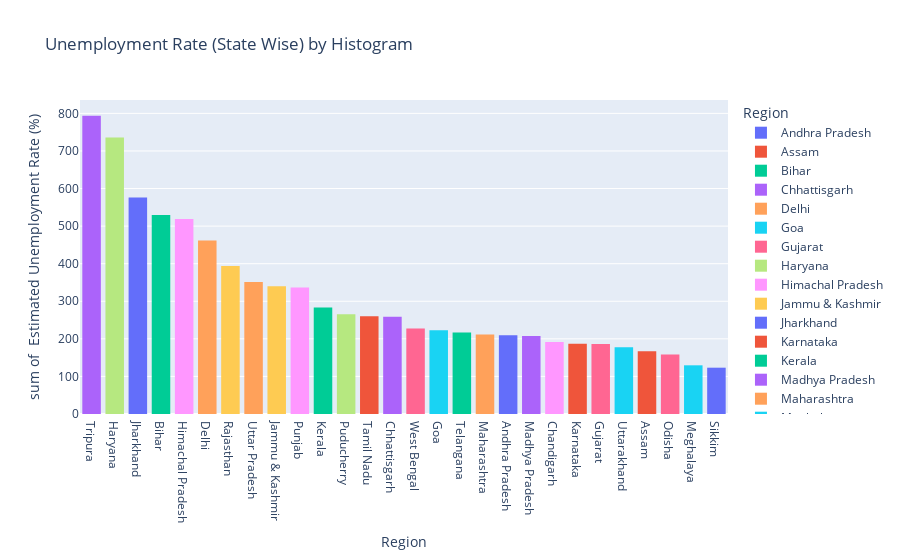

The notebook cell this image was saved under:
### Markdown cell above
# analysing data by histogram

### Code cell
fig = px.histogram(df,x='Region',y=' Estimated Unemployment Rate (%)',color='Region',
           title='Unemployment Rate (State Wise) by Histogram',template='plotly')
fig.update_layout(xaxis={'categoryorder':'total descending'})
fig.show()

### Figure 1 — Plotly figure (JSON) as saved in the notebook; plotly's stock layout.template omitted (floating-point values rounded to 4 significant figures)
{"data": [{"alignmentgroup": "True", "bingroup": "x", "histfunc": "sum", "hovertemplate": "Region=%{x}<br>sum of  Estimated Unemployment Rate (%)=%{y}<extra></extra>", "legendgroup": "Andhra Pradesh", "marker": {"color": "#636efa", "pattern": {"shape": ""}}, "name": "Andhra Pradesh", "offsetgroup": "Andhra Pradesh", "orientation": "v", "showlegend": true, "type": "histogram", "x": ["Andhra Pradesh", "Andhra Pradesh", "Andhra Pradesh", "Andhra Pradesh", "Andhra Pradesh", "Andhra Pradesh", "Andhra Pradesh", "Andhra Pradesh", "Andhra Pradesh", "Andhra Pradesh", "Andhra Pradesh", "Andhra Pradesh", "Andhra Pradesh", "Andhra Pradesh", "Andhra Pradesh", "Andhra Pradesh", "Andhra Pradesh", "Andhra Pradesh", "Andhra Pradesh", "Andhra Pradesh", "Andhra Pradesh", "Andhra Pradesh", "Andhra Pradesh", "Andhra Pradesh", "Andhra Pradesh", "Andhra Pradesh", "Andhra Pradesh", "Andhra Pradesh"], "xaxis": "x", "y": [3.65, 3.05, 3.75, 3.32, 5.17, 3.52, 4.12, 4.38, 4.84, 5.91, 4.06, 16.29, 14.46, 0.85, 6.09, 3.8, 5.64, 4.61, 6.01, 4.7, 7.54, 7.88, 7.11, 5.66, 9.88, 32.3, 24.91, 5.86], "yaxis": "y"}, {"alignmentgroup": "True", "bingroup": "x", "histfunc": "sum", "hovertemplate": "Region=%{x}<br>sum of  Estimated Unemployment Rate (%)=%{y}<extra></extra>", "legendgroup": "Assam", "marker": {"color": "#EF553B", "pattern": {"shape": ""}}, "name": "Assam", "offsetgroup": "Assam", "orientation": "v", "showlegend": true, "type": "histogram", "x": ["Assam", "Assam", "Assam", "Assam", "Assam", "Assam", "Assam", "Assam", "Assam", "Assam", "Assam", "Assam", "Assam", "Assam", "Assam", "Assam", "Assam", "Assam", "Assam", "Assam", "Assam", "Assam", "Assam", "Assam", "Assam", "Assam"], "xaxis": "x", "y": [4.29, 5.08, 4.26, 5.79, 4.46, 4.65, 4.66, 4.29, 3.26, 3.77, 9.38, 0, 7.87, 9.89, 3.21, 10.39, 9.26, 11.17, 6.31, 5.02, 7.24, 9.98, 10.34, 8.37, 10.77, 3.42], "yaxis": "y"}, {"alignmentgroup": "True", "bingroup": "x", "histfunc": "sum", "hovertemplate": "Region=%{x}<br>sum of  Estimated Unemployment Rate (%)=%{y}<extra></extra>", "legendgroup": "Bihar", "marker": {"color": "#00cc96", "pattern": {"shape": ""}}, "name": "Bihar", "offsetgroup": "Bihar", "orientation": "v", "showlegend": true, "type": "histogram", "x": ["Bihar", "Bihar", "Bihar", "Bihar", "Bihar", "Bihar", "Bihar", "Bihar", "Bihar", "Bihar", "Bihar", "Bihar", "Bihar", "Bihar", "Bihar", "Bihar", "Bihar", "Bihar", "Bihar", "Bihar", "Bihar", "Bihar", "Bihar", "Bihar", "Bihar", "Bihar", "Bihar", "Bihar"], "xaxis": "x", "y": [9.27, 10.2, 13.44, 11, 8.87, 12.47, 12.4, 10.16, 9.13, 9.61, 15.39, 45.09, 47.26, 20.49, 19.9, 13.29, 16.41, 17.66, 20.46, 14.06, 17.62, 14.91, 20.69, 15.11, 15.73, 58.77, 37.87, 12.45], "yaxis": "y"}, {"alignmentgroup": "True", "bingroup": "x", "histfunc": "sum", "hovertemplate": "Region=%{x}<br>sum of  Estimated Unemployment Rate (%)=%{y}<extra></extra>", "legendgroup": "Chhattisgarh", "marker": {"color": "#ab63fa", "pattern": {"shape": ""}}, "name": "Chhattisgarh", "offsetgroup": "Chhattisgarh", "orientation": "v", "showlegend": true, "type": "histogram", "x": ["Chhattisgarh", "Chhattisgarh", "Chhattisgarh", "Chhattisgarh", "Chhattisgarh", "Chhattisgarh", "Chhattisgarh", "Chhattisgarh", "Chhattisgarh", "Chhattisgarh", "Chhattisgarh", "Chhattisgarh", "Chhattisgarh", "Chhattisgarh", "Chhattisgarh", "Chhattisgarh", "Chhattisgarh", "Chhattisgarh", "Chhattisgarh", "Chhattisgarh", "Chhattisgarh", "Chhattisgarh", "Chhattisgarh", "Chhattisgarh", "Chhattisgarh", "Chhattisgarh", "Chhattisgarh", "Chhattisgarh"], "xaxis": "x", "y": [9.82, 6.76, 4.54, 4.64, 8.33, 6.96, 2.77, 6.11, 9.89, 7.89, 7.31, 0, 7.64, 10.14, 9.77, 11.77, 8.17, 6.29, 9.46, 10.27, 8.32, 3.57, 9.01, 9.79, 8.21, 20.13, 24.1, 27.07], "yaxis": "y"}, {"alignmentgroup": "True", "bingroup": "x", "histfunc": "sum", "hovertemplate": "Region=%{x}<br>sum of  Estimated Unemployment Rate (%)=%{y}<extra></extra>", "legendgroup": "Delhi", "marker": {"color": "#FFA15A", "pattern": {"shape": ""}}, "name": "Delhi", "offsetgroup": "Delhi", "orientation": "v", "showlegend": true, "type": "histogram", "x": ["Delhi", "Delhi", "Delhi", "Delhi", "Delhi", "Delhi", "Delhi", "Delhi", "Delhi", "Delhi", "Delhi", "Delhi", "Delhi", "Delhi", "Delhi", "Delhi", "Delhi", "Delhi", "Delhi", "Delhi", "Delhi", "Delhi", "Delhi", "Delhi", "Delhi", "Delhi", "Delhi", "Delhi"], "xaxis": "x", "y": [12.56, 9.33, 11.07, 17.18, 12.5, 15.84, 11.11, 16.97, 13.48, 13.81, 15.18, 20.69, 22.76, 21.14, 12.31, 12.76, 14.68, 13.52, 20.59, 12.41, 16.11, 11.07, 22.45, 14.86, 17.09, 16.51, 45.78, 18.11], "yaxis": "y"}, {"alignmentgroup": "True", "bingroup": "x", "histfunc": "sum", "hovertemplate": "Region=%{x}<br>sum of  Estimated Unemployment Rate (%)=%{y}<extra></extra>", "legendgroup": "Goa", "marker": {"color": "#19d3f3", "pattern": {"shape": ""}}, "name": "Goa", "offsetgroup": "Goa", "orientation": "v", "showlegend": true, "type": "histogram", "x": ["Goa", "Goa", "Goa", "Goa", "Goa", "Goa", "Goa", "Goa", "Goa", "Goa", "Goa", "Goa", "Goa", "Goa", "Goa", "Goa", "Goa", "Goa", "Goa", "Goa", "Goa", "Goa", "Goa", "Goa"], "xaxis": "x", "y": [2.91, 5.45, 10.98, 1.98, 3.61, 7.21, 23.71, 3.54, 5.38, 0, 15.91, 20, 2.75, 13.33, 12.28, 4.9, 3.16, 12.31, 25.2, 16.22, 10.92, 4.31, 4.76, 11.76], "yaxis": "y"}, {"alignmentgroup": "True", "bingroup": "x", "histfunc": "sum", "hovertemplate": "Region=%{x}<br>sum of  Estimated Unemployment Rate (%)=%{y}<extra></extra>", "legendgroup": "Gujarat", "marker": {"color": "#FF6692", "pattern": {"shape": ""}}, "name": "Gujarat", "offsetgroup": "Gujarat", "orientation": "v", "showlegend": true, "type": "histogram", "x": ["Gujarat", "Gujarat", "Gujarat", "Gujarat", "Gujarat", "Gujarat", "Gujarat", "Gujarat", "Gujarat", "Gujarat", "Gujarat", "Gujarat", "Gujarat", "Gujarat", "Gujarat", "Gujarat", "Gujarat", "Gujarat", "Gujarat", "Gujarat", "Gujarat", "Gujarat", "Gujarat", "Gujarat", "Gujarat", "Gujarat", "Gujarat", "Gujarat"], "xaxis": "x", "y": [2.88, 4.77, 4.58, 3.7, 6.29, 4.91, 4.68, 3.46, 5.35, 6.64, 7.59, 12, 14.58, 1.41, 4.09, 6.31, 5.15, 4.2, 5.96, 5.45, 7.53, 5.71, 5.82, 6.04, 5.39, 25.94, 11.62, 4.54], "yaxis": "y"}, {"alignmentgroup": "True", "bingroup": "x", "histfunc": "sum", "hovertemplate": "Region=%{x}<br>sum of  Estimated Unemployment Rate (%)=%{y}<extra></extra>", "legendgroup": "Haryana", "marker": {"color": "#B6E880", "pattern": {"shape": ""}}, "name": "Haryana", "offsetgroup": "Haryana", "orientation": "v", "showlegend": true, "type": "histogram", "x": ["Haryana", "Haryana", "Haryana", "Haryana", "Haryana", "Haryana", "Haryana", "Haryana", "Haryana", "Haryana", "Haryana", "Haryana", "Haryana", "Haryana", "Haryana", "Haryana", "Haryana", "Haryana", "Haryana", "Haryana", "Haryana", "Haryana", "Haryana", "Haryana", "Haryana", "Haryana", "Haryana", "Haryana"], "xaxis": "x", "y": [14.54, 23.08, 16.22, 30.94, 16.36, 24.17, 16.59, 29.56, 16.21, 27.19, 23.92, 41.61, 34.22, 35.57, 24.67, 20.42, 25.45, 24.19, 26.84, 21.04, 27.06, 23.65, 27.24, 23.29, 27.14, 46.89, 38.46, 29.41], "yaxis": "y"}, {"alignmentgroup": "True", "bingroup": "x", "histfunc": "sum", "hovertemplate": "Region=%{x}<br>sum of  Estimated Unemployment Rate (%)=%{y}<extra></extra>", "legendgroup": "Himachal Pradesh", "marker": {"color": "#FF97FF", "pattern": {"shape": ""}}, "name": "Himachal Pradesh", "offsetgroup": "Himachal Pradesh", "orientation": "v", "showlegend": true, "type": "histogram", "x": ["Himachal Pradesh", "Himachal Pradesh", "Himachal Pradesh", "Himachal Pradesh", "Himachal Pradesh", "Himachal Pradesh", "Himachal Pradesh", "Himachal Pradesh", "Himachal Pradesh", "Himachal Pradesh", "Himachal Pradesh", "Himachal Pradesh", "Himachal Pradesh", "Himachal Pradesh", "Himachal Pradesh", "Himachal Pradesh", "Himachal Pradesh", "Himachal Pradesh", "Himachal Pradesh", "Himachal Pradesh", "Himachal Pradesh", "Himachal Pradesh", "Himachal Pradesh", "Himachal Pradesh", "Himachal Pradesh", "Himachal Pradesh", "Himachal Pradesh", "Himachal Pradesh"], "xaxis": "x", "y": [13.68, 11.43, 20.59, 18.56, 15.98, 15.81, 22.86, 19.46, 16.67, 15.42, 17.71, 2.13, 25.64, 1.12, 10.88, 21.43, 21.51, 24.48, 12, 23.77, 27.27, 25.32, 18.15, 27.31, 26.44, 2.7, 50, 10.81], "yaxis": "y"}, {"alignmentgroup": "True", "bingroup": "x", "histfunc": "sum", "hovertemplate": "Region=%{x}<br>sum of  Estimated Unemployment Rate (%)=%{y}<extra></extra>", "legendgroup": "Jammu & Kashmir", "marker": {"color": "#FECB52", "pattern": {"shape": ""}}, "name": "Jammu & Kashmir", "offsetgroup": "Jammu & Kashmir", "orientation": "v", "showlegend": true, "type": "histogram", "x": ["Jammu & Kashmir", "Jammu & Kashmir", "Jammu & Kashmir", "Jammu & Kashmir", "Jammu & Kashmir", "Jammu & Kashmir", "Jammu & Kashmir", "Jammu & Kashmir", "Jammu & Kashmir", "Jammu & Kashmir", "Jammu & Kashmir", "Jammu & Kashmir", "Jammu & Kashmir", "Jammu & Kashmir", "Jammu & Kashmir", "Jammu & Kashmir", "Jammu & Kashmir", "Jammu & Kashmir", "Jammu & Kashmir", "Jammu & Kashmir", "Jammu & Kashmir"], "xaxis": "x", "y": [12.78, 12.09, 13.67, 11.32, 19.27, 14.73, 22.19, 21.23, 16, 2.22, 18.97, 23.04, 19.88, 21.55, 24.06, 14.29, 7.02, 18.54, 19.86, 14.29, 12.96], "yaxis": "y"}, {"alignmentgroup": "True", "bingroup": "x", "histfunc": "sum", "hovertemplate": "Region=%{x}<br>sum of  Estimated Unemployment Rate (%)=%{y}<extra></extra>", "legendgroup": "Jharkhand", "marker": {"color": "#636efa", "pattern": {"shape": ""}}, "name": "Jharkhand", "offsetgroup": "Jharkhand", "orientation": "v", "showlegend": true, "type": "histogram", "x": ["Jharkhand", "Jharkhand", "Jharkhand", "Jharkhand", "Jharkhand", "Jharkhand", "Jharkhand", "Jharkhand", "Jharkhand", "Jharkhand", "Jharkhand", "Jharkhand", "Jharkhand", "Jharkhand", "Jharkhand", "Jharkhand", "Jharkhand", "Jharkhand", "Jharkhand", "Jharkhand", "Jharkhand", "Jharkhand", "Jharkhand", "Jharkhand", "Jharkhand", "Jharkhand", "Jharkhand", "Jharkhand"], "xaxis": "x", "y": [7.11, 8.46, 9.98, 12.06, 7.12, 6.57, 8.07, 15.15, 6.16, 9.06, 5.01, 41.72, 55.1, 21.53, 17.23, 20.51, 15.67, 20.25, 21.16, 19.05, 17.34, 22.01, 22.96, 19.67, 16.4, 61.48, 70.17, 19.38], "yaxis": "y"}, {"alignmentgroup": "True", "bingroup": "x", "histfunc": "sum", "hovertemplate": "Region=%{x}<br>sum of  Estimated Unemployment Rate (%)=%{y}<extra></extra>", "legendgroup": "Karnataka", "marker": {"color": "#EF553B", "pattern": {"shape": ""}}, "name": "Karnataka", "offsetgroup": "Karnataka", "orientation": "v", "showlegend": true, "type": "histogram", "x": ["Karnataka", "Karnataka", "Karnataka", "Karnataka", "Karnataka", "Karnataka", "Karnataka", "Karnataka", "Karnataka", "Karnataka", "Karnataka", "Karnataka", "Karnataka", "Karnataka", "Karnataka", "Karnataka", "Karnataka", "Karnataka", "Karnataka", "Karnataka", "Karnataka", "Karnataka", "Karnataka", "Karnataka", "Karnataka", "Karnataka", "Karnataka", "Karnataka"], "xaxis": "x", "y": [5.46, 5.98, 0.52, 0.37, 3.2, 7.13, 1.19, 0.41, 2.57, 4.11, 2.39, 33.17, 23.72, 10.92, 6.56, 5, 2.29, 1.27, 3.57, 3.87, 3.44, 1.56, 3.31, 2.88, 4.92, 25.12, 15.88, 6.12], "yaxis": "y"}, {"alignmentgroup": "True", "bingroup": "x", "histfunc": "sum", "hovertemplate": "Region=%{x}<br>sum of  Estimated Unemployment Rate (%)=%{y}<extra></extra>", "legendgroup": "Kerala", "marker": {"color": "#00cc96", "pattern": {"shape": ""}}, "name": "Kerala", "offsetgroup": "Kerala", "orientation": "v", "showlegend": true, "type": "histogram", "x": ["Kerala", "Kerala", "Kerala", "Kerala", "Kerala", "Kerala", "Kerala", "Kerala", "Kerala", "Kerala", "Kerala", "Kerala", "Kerala", "Kerala", "Kerala", "Kerala", "Kerala", "Kerala", "Kerala", "Kerala", "Kerala", "Kerala", "Kerala", "Kerala", "Kerala", "Kerala", "Kerala", "Kerala"], "xaxis": "x", "y": [6.63, 9, 4.95, 10.32, 5.35, 9.14, 5, 10.77, 4.11, 8.91, 8.85, 10.71, 23.38, 27.66, 6.11, 6.67, 7.58, 7.69, 5.52, 5.35, 6.71, 7.31, 6.65, 6.08, 9.14, 21.43, 30.28, 12.17], "yaxis": "y"}, {"alignmentgroup": "True", "bingroup": "x", "histfunc": "sum", "hovertemplate": "Region=%{x}<br>sum of  Estimated Unemployment Rate (%)=%{y}<extra></extra>", "legendgroup": "Madhya Pradesh", "marker": {"color": "#ab63fa", "pattern": {"shape": ""}}, "name": "Madhya Pradesh", "offsetgroup": "Madhya Pradesh", "orientation": "v", "showlegend": true, "type": "histogram", "x": ["Madhya Pradesh", "Madhya Pradesh", "Madhya Pradesh", "Madhya Pradesh", "Madhya Pradesh", "Madhya Pradesh", "Madhya Pradesh", "Madhya Pradesh", "Madhya Pradesh", "Madhya Pradesh", "Madhya Pradesh", "Madhya Pradesh", "Madhya Pradesh", "Madhya Pradesh", "Madhya Pradesh", "Madhya Pradesh", "Madhya Pradesh", "Madhya Pradesh", "Madhya Pradesh", "Madhya Pradesh", "Madhya Pradesh", "Madhya Pradesh", "Madhya Pradesh", "Madhya Pradesh", "Madhya Pradesh", "Madhya Pradesh", "Madhya Pradesh", "Madhya Pradesh"], "xaxis": "x", "y": [3.63, 4.25, 3.92, 4.94, 3.08, 2.98, 2.72, 2.94, 3.66, 4.42, 1.19, 12.5, 22.46, 6.46, 3.91, 6.38, 7.38, 6.82, 7, 4.4, 6.06, 6.2, 5.17, 4.96, 4.8, 11.94, 40.49, 12.72], "yaxis": "y"}, {"alignmentgroup": "True", "bingroup": "x", "histfunc": "sum", "hovertemplate": "Region=%{x}<br>sum of  Estimated Unemployment Rate (%)=%{y}<extra></extra>", "legendgroup": "Maharashtra", "marker": {"color": "#FFA15A", "pattern": {"shape": ""}}, "name": "Maharashtra", "offsetgroup": "Maharashtra", "orientation": "v", "showlegend": true, "type": "histogram", "x": ["Maharashtra", "Maharashtra", "Maharashtra", "Maharashtra", "Maharashtra", "Maharashtra", "Maharashtra", "Maharashtra", "Maharashtra", "Maharashtra", "Maharashtra", "Maharashtra", "Maharashtra", "Maharashtra", "Maharashtra", "Maharashtra", "Maharashtra", "Maharashtra", "Maharashtra", "Maharashtra", "Maharashtra", "Maharashtra", "Maharashtra", "Maharashtra", "Maharashtra", "Maharashtra", "Maharashtra", "Maharashtra"], "xaxis": "x", "y": [3.67, 4.34, 3.66, 3.76, 4.4, 3.81, 3.68, 3.03, 3.8, 4.24, 5.38, 25.28, 16.89, 9.4, 6.08, 6.46, 6.35, 7.57, 7.6, 7.51, 7.6, 7.83, 6.67, 5.34, 6.34, 14.99, 15.92, 10.01], "yaxis": "y"}, {"alignmentgroup": "True", "bingroup": "x", "histfunc": "sum", "hovertemplate": "Region=%{x}<br>sum of  Estimated Unemployment Rate (%)=%{y}<extra></extra>", "legendgroup": "Meghalaya", "marker": {"color": "#19d3f3", "pattern": {"shape": ""}}, "name": "Meghalaya", "offsetgroup": "Meghalaya", "orientation": "v", "showlegend": true, "type": "histogram", "x": ["Meghalaya", "Meghalaya", "Meghalaya", "Meghalaya", "Meghalaya", "Meghalaya", "Meghalaya", "Meghalaya", "Meghalaya", "Meghalaya", "Meghalaya", "Meghalaya", "Meghalaya", "Meghalaya", "Meghalaya", "Meghalaya", "Meghalaya", "Meghalaya", "Meghalaya", "Meghalaya", "Meghalaya", "Meghalaya", "Meghalaya", "Meghalaya", "Meghalaya", "Meghalaya", "Meghalaya"], "xaxis": "x", "y": [3.16, 4.23, 1.03, 0.52, 0.24, 3.7, 1.5, 1.8, 0.97, 2.76, 1.28, 8.38, 3.73, 1.35, 8.4, 8.66, 4.43, 5.8, 5.3, 7.2, 3.02, 5.21, 4.76, 7.37, 2.8, 17.39, 14.58], "yaxis": "y"}, {"alignmentgroup": "True", "bingroup": "x", "histfunc": "sum", "hovertemplate": "Region=%{x}<br>sum of  Estimated Unemployment Rate (%)=%{y}<extra></extra>", "legendgroup": "Odisha", "marker": {"color": "#FF6692", "pattern": {"shape": ""}}, "name": "Odisha", "offsetgroup": "Odisha", "orientation": "v", "showlegend": true, "type": "histogram", "x": ["Odisha", "Odisha", "Odisha", "Odisha", "Odisha", "Odisha", "Odisha", "Odisha", "Odisha", "Odisha", "Odisha", "Odisha", "Odisha", "Odisha", "Odisha", "Odisha", "Odisha", "Odisha", "Odisha", "Odisha", "Odisha", "Odisha", "Odisha", "Odisha", "Odisha", "Odisha", "Odisha", "Odisha"], "xaxis": "x", "y": [4.17, 4.71, 3.31, 3.68, 4.31, 4.28, 4.72, 4.67, 1.81, 3.31, 15.09, 24.48, 9.45, 4.59, 2.95, 2.63, 1.78, 3.5, 3.78, 4.5, 2.23, 3.36, 2.28, 2.19, 3.96, 20.5, 10, 2.18], "yaxis": "y"}, {"alignmentgroup": "True", "bingroup": "x", "histfunc": "sum", "hovertemplate": "Region=%{x}<br>sum of  Estimated Unemployment Rate (%)=%{y}<extra></extra>", "legendgroup": "Puducherry", "marker": {"color": "#B6E880", "pattern": {"shape": ""}}, "name": "Puducherry", "offsetgroup": "Puducherry", "orientation": "v", "showlegend": true, "type": "histogram", "x": ["Puducherry", "Puducherry", "Puducherry", "Puducherry", "Puducherry", "Puducherry", "Puducherry", "Puducherry", "Puducherry", "Puducherry", "Puducherry", "Puducherry", "Puducherry", "Puducherry", "Puducherry", "Puducherry", "Puducherry", "Puducherry", "Puducherry", "Puducherry", "Puducherry", "Puducherry", "Puducherry", "Puducherry", "Puducherry", "Puducherry"], "xaxis": "x", "y": [0, 0, 0, 4.85, 0, 1.18, 0, 1.99, 0.58, 1.74, 2.31, 74.51, 1.25, 0, 0, 8.95, 1.22, 1.17, 1.37, 5.21, 0.57, 1.78, 0.62, 76.74, 75, 4.55], "yaxis": "y"}, {"alignmentgroup": "True", "bingroup": "x", "histfunc": "sum", "hovertemplate": "Region=%{x}<br>sum of  Estimated Unemployment Rate (%)=%{y}<extra></extra>", "legendgroup": "Punjab", "marker": {"color": "#FF97FF", "pattern": {"shape": ""}}, "name": "Punjab", "offsetgroup": "Punjab", "orientation": "v", "showlegend": true, "type": "histogram", "x": ["Punjab", "Punjab", "Punjab", "Punjab", "Punjab", "Punjab", "Punjab", "Punjab", "Punjab", "Punjab", "Punjab", "Punjab", "Punjab", "Punjab", "Punjab", "Punjab", "Punjab", "Punjab", "Punjab", "Punjab", "Punjab", "Punjab", "Punjab", "Punjab", "Punjab", "Punjab", "Punjab", "Punjab"], "xaxis": "x", "y": [9.17, 12.21, 9.64, 6.69, 8.59, 12.56, 7.07, 6.13, 9.69, 10.41, 10.51, 3.69, 40.59, 20, 13.49, 13.17, 11.61, 11.99, 15.69, 13.75, 10.39, 11.97, 13.68, 11.99, 9.97, 1.13, 20.54, 10.55], "yaxis": "y"}, {"alignmentgroup": "True", "bingroup": "x", "histfunc": "sum", "hovertemplate": "Region=%{x}<br>sum of  Estimated Unemployment Rate (%)=%{y}<extra></extra>", "legendgroup": "Rajasthan", "marker": {"color": "#FECB52", "pattern": {"shape": ""}}, "name": "Rajasthan", "offsetgroup": "Rajasthan", "orientation": "v", "showlegend": true, "type": "histogram", "x": ["Rajasthan", "Rajasthan", "Rajasthan", "Rajasthan", "Rajasthan", "Rajasthan", "Rajasthan", "Rajasthan", "Rajasthan", "Rajasthan", "Rajasthan", "Rajasthan", "Rajasthan", "Rajasthan", "Rajasthan", "Rajasthan", "Rajasthan", "Rajasthan", "Rajasthan", "Rajasthan", "Rajasthan", "Rajasthan", "Rajasthan", "Rajasthan", "Rajasthan", "Rajasthan", "Rajasthan", "Rajasthan"], "xaxis": "x", "y": [4.03, 13.7, 9.7, 12.5, 5.45, 14.66, 10.47, 13.96, 8, 14.48, 9.47, 12.25, 10.45, 13.86, 13.62, 14.36, 11.67, 14.71, 12.63, 13.02, 14.3, 18.04, 18.82, 17.02, 18.54, 35.53, 25.35, 13.04], "yaxis": "y"}, {"alignmentgroup": "True", "bingroup": "x", "histfunc": "sum", "hovertemplate": "Region=%{x}<br>sum of  Estimated Unemployment Rate (%)=%{y}<extra></extra>", "legendgroup": "Sikkim", "marker": {"color": "#636efa", "pattern": {"shape": ""}}, "name": "Sikkim", "offsetgroup": "Sikkim", "orientation": "v", "showlegend": true, "type": "histogram", "x": ["Sikkim", "Sikkim", "Sikkim", "Sikkim", "Sikkim", "Sikkim", "Sikkim", "Sikkim", "Sikkim", "Sikkim", "Sikkim", "Sikkim", "Sikkim", "Sikkim", "Sikkim", "Sikkim", "Sikkim"], "xaxis": "x", "y": [5.48, 13.11, 1, 0, 5.81, 8.2, 7.76, 2.56, 4.82, 4.81, 9.68, 4.04, 7.37, 20.45, 5.77, 19.75, 2.63], "yaxis": "y"}, {"alignmentgroup": "True", "bingroup": "x", "histfunc": "sum", "hovertemplate": "Region=%{x}<br>sum of  Estimated Unemployment Rate (%)=%{y}<extra></extra>", "legendgroup": "Tamil Nadu", "marker": {"color": "#EF553B", "pattern": {"shape": ""}}, "name": "Tamil Nadu", "offsetgroup": "Tamil Nadu", "orientation": "v", "showlegend": true, "type": "histogram", "x": ["Tamil Nadu", "Tamil Nadu", "Tamil Nadu", "Tamil Nadu", "Tamil Nadu", "Tamil Nadu", "Tamil Nadu", "Tamil Nadu", "Tamil Nadu", "Tamil Nadu", "Tamil Nadu", "Tamil Nadu", "Tamil Nadu", "Tamil Nadu", "Tamil Nadu", "Tamil Nadu", "Tamil Nadu", "Tamil Nadu", "Tamil Nadu", "Tamil Nadu", "Tamil Nadu", "Tamil Nadu", "Tamil Nadu", "Tamil Nadu", "Tamil Nadu", "Tamil Nadu", "Tamil Nadu", "Tamil Nadu"], "xaxis": "x", "y": [0.97, 0.92, 6.01, 2.91, 1.71, 1.46, 2.46, 3.73, 1.18, 1.17, 6.36, 53.19, 38.73, 2.06, 0.89, 1.56, 3.18, 9.53, 1.86, 1.13, 2.65, 8.05, 2.05, 3.31, 6.46, 45.55, 25.95, 24.93], "yaxis": "y"}, {"alignmentgroup": "True", "bingroup": "x", "histfunc": "sum", "hovertemplate": "Region=%{x}<br>sum of  Estimated Unemployment Rate (%)=%{y}<extra></extra>", "legendgroup": "Telangana", "marker": {"color": "#00cc96", "pattern": {"shape": ""}}, "name": "Telangana", "offsetgroup": "Telangana", "orientation": "v", "showlegend": true, "type": "histogram", "x": ["Telangana", "Telangana", "Telangana", "Telangana", "Telangana", "Telangana", "Telangana", "Telangana", "Telangana", "Telangana", "Telangana", "Telangana", "Telangana", "Telangana", "Telangana", "Telangana", "Telangana", "Telangana", "Telangana", "Telangana", "Telangana", "Telangana", "Telangana", "Telangana", "Telangana", "Telangana", "Telangana", "Telangana"], "xaxis": "x", "y": [2.23, 5.92, 2.45, 1.4, 5.49, 7.29, 6.47, 1.35, 5.02, 9.02, 5.63, 4.51, 34.01, 19.3, 1.52, 1.43, 3.73, 4.19, 6.19, 6.74, 5.23, 4.22, 6.49, 6.74, 6.1, 10.5, 36.57, 6.92], "yaxis": "y"}, {"alignmentgroup": "True", "bingroup": "x", "histfunc": "sum", "hovertemplate": "Region=%{x}<br>sum of  Estimated Unemployment Rate (%)=%{y}<extra></extra>", "legendgroup": "Tripura", "marker": {"color": "#ab63fa", "pattern": {"shape": ""}}, "name": "Tripura", "offsetgroup": "Tripura", "orientation": "v", "showlegend": true, "type": "histogram", "x": ["Tripura", "Tripura", "Tripura", "Tripura", "Tripura", "Tripura", "Tripura", "Tripura", "Tripura", "Tripura", "Tripura", "Tripura", "Tripura", "Tripura", "Tripura", "Tripura", "Tripura", "Tripura", "Tripura", "Tripura", "Tripura", "Tripura", "Tripura", "Tripura", "Tripura", "Tripura", "Tripura", "Tripura"], "xaxis": "x", "y": [29.25, 26.64, 22.47, 25.49, 30.23, 27.54, 25.25, 26.53, 31.91, 26.22, 31.61, 43.64, 14.71, 18.84, 34.69, 25.59, 25.81, 33.45, 33.57, 26.67, 27.15, 33.48, 34.37, 33.88, 25.69, 34.88, 16.78, 27.47], "yaxis": "y"}, {"alignmentgroup": "True", "bingroup": "x", "histfunc": "sum", "hovertemplate": "Region=%{x}<br>sum of  Estimated Unemployment Rate (%)=%{y}<extra></extra>", "legendgroup": "Uttar Pradesh", "marker": {"color": "#FFA15A", "pattern": {"shape": ""}}, "name": "Uttar Pradesh", "offsetgroup": "Uttar Pradesh", "orientation": "v", "showlegend": true, "type": "histogram", "x": ["Uttar Pradesh", "Uttar Pradesh", "Uttar Pradesh", "Uttar Pradesh", "Uttar Pradesh", "Uttar Pradesh", "Uttar Pradesh", "Uttar Pradesh", "Uttar Pradesh", "Uttar Pradesh", "Uttar Pradesh", "Uttar Pradesh", "Uttar Pradesh", "Uttar Pradesh", "Uttar Pradesh", "Uttar Pradesh", "Uttar Pradesh", "Uttar Pradesh", "Uttar Pradesh", "Uttar Pradesh", "Uttar Pradesh", "Uttar Pradesh", "Uttar Pradesh", "Uttar Pradesh", "Uttar Pradesh", "Uttar Pradesh", "Uttar Pradesh", "Uttar Pradesh"], "xaxis": "x", "y": [10.26, 11.13, 9.19, 11.47, 6.45, 10.18, 6.94, 8.43, 6.06, 8.12, 9.37, 19.92, 16.89, 8.51, 14.4, 11.62, 11.8, 14.73, 13.58, 10.35, 11.31, 12.37, 12.34, 11.65, 12.32, 26.94, 32.06, 13.05], "yaxis": "y"}, {"alignmentgroup": "True", "bingroup": "x", "histfunc": "sum", "hovertemplate": "Region=%{x}<br>sum of  Estimated Unemployment Rate (%)=%{y}<extra></extra>", "legendgroup": "Uttarakhand", "marker": {"color": "#19d3f3", "pattern": {"shape": ""}}, "name": "Uttarakhand", "offsetgroup": "Uttarakhand", "orientation": "v", "showlegend": true, "type": "histogram", "x": ["Uttarakhand", "Uttarakhand", "Uttarakhand", "Uttarakhand", "Uttarakhand", "Uttarakhand", "Uttarakhand", "Uttarakhand", "Uttarakhand", "Uttarakhand", "Uttarakhand", "Uttarakhand", "Uttarakhand", "Uttarakhand", "Uttarakhand", "Uttarakhand", "Uttarakhand", "Uttarakhand", "Uttarakhand", "Uttarakhand", "Uttarakhand", "Uttarakhand", "Uttarakhand", "Uttarakhand", "Uttarakhand", "Uttarakhand", "Uttarakhand"], "xaxis": "x", "y": [1.63, 4.65, 5.74, 6.11, 3.47, 4.83, 5.56, 4.52, 4.17, 4.85, 3.66, 3.57, 10.71, 9.17, 4.69, 6.94, 7.43, 9.62, 4.72, 6.34, 7.39, 8.92, 5.28, 8.15, 13.18, 17.36, 5.08], "yaxis": "y"}, {"alignmentgroup": "True", "bingroup": "x", "histfunc": "sum", "hovertemplate": "Region=%{x}<br>sum of  Estimated Unemployment Rate (%)=%{y}<extra></extra>", "legendgroup": "West Bengal", "marker": {"color": "#FF6692", "pattern": {"shape": ""}}, "name": "West Bengal", "offsetgroup": "West Bengal", "orientation": "v", "showlegend": true, "type": "histogram", "x": ["West Bengal", "West Bengal", "West Bengal", "West Bengal", "West Bengal", "West Bengal", "West Bengal", "West Bengal", "West Bengal", "West Bengal", "West Bengal", "West Bengal", "West Bengal", "West Bengal", "West Bengal", "West Bengal", "West Bengal", "West Bengal", "West Bengal", "West Bengal", "West Bengal", "West Bengal", "West Bengal", "West Bengal", "West Bengal", "West Bengal", "West Bengal", "West Bengal"], "xaxis": "x", "y": [6.02, 5.85, 5.62, 5.58, 5.26, 6.78, 5.83, 5.79, 6.79, 3.78, 7.02, 18.32, 18.43, 4.94, 7.25, 7.38, 7.91, 7.27, 7.79, 7.83, 6.61, 7.24, 7.27, 7.55, 6.67, 15.63, 15.22, 9.86], "yaxis": "y"}, {"alignmentgroup": "True", "bingroup": "x", "histfunc": "sum", "hovertemplate": "Region=%{x}<br>sum of  Estimated Unemployment Rate (%)=%{y}<extra></extra>", "legendgroup": "Chandigarh", "marker": {"color": "#FF97FF", "pattern": {"shape": ""}}, "name": "Chandigarh", "offsetgroup": "Chandigarh", "orientation": "v", "showlegend": true, "type": "histogram", "x": ["Chandigarh", "Chandigarh", "Chandigarh", "Chandigarh", "Chandigarh", "Chandigarh", "Chandigarh", "Chandigarh", "Chandigarh", "Chandigarh", "Chandigarh", "Chandigarh"], "xaxis": "x", "y": [18.35, 12.4, 21.8, 9.52, 20.14, 13.99, 22.05, 8.33, 20, 16.67, 21.43, 7.22], "yaxis": "y"}], "layout": {"barmode": "relative", "legend": {"title": {"text": "Region"}, "tracegroupgap": 0}, "title": {"text": "Unemployment Rate (State Wise) by Histogram"}, "xaxis": {"anchor": "y", "categoryarray": ["Andhra Pradesh", "Assam", "Bihar", "Chhattisgarh", "Delhi", "Goa", "Gujarat", "Haryana", "Himachal Pradesh", "Jammu & Kashmir", "Jharkhand", "Karnataka", "Kerala", "Madhya Pradesh", "Maharashtra", "Meghalaya", "Odisha", "Puducherry", "Punjab", "Rajasthan", "Sikkim", "Tamil Nadu", "Telangana", "Tripura", "Uttar Pradesh", "Uttarakhand", "West Bengal", null, "Chandigarh"], "categoryorder": "total descending", "domain": [0, 1], "title": {"text": "Region"}}, "yaxis": {"anchor": "x", "domain": [0, 1], "title": {"text": "sum of  Estimated Unemployment Rate (%)"}}}}
